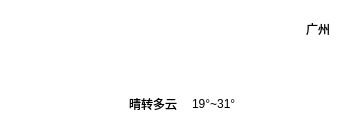
    <widget class="QWidget" name="widget_3" native="true">
     <property name="geometry">
      <rect>
       <x>10</x>
       <y>70</y>
       <width>341</width>
       <height>121</height>
      </rect>
     </property>
     <property name="styleSheet">
      <string notr="true">background-color: rgba(157, 133, 255, 0);
border-radius: 15px</string>
     </property>
     <layout class="QHBoxLayout" name="horizontalLayout_3">
      <property name="spacing">
       <number>8</number>
      </property>
      <item>
       <widget class="QLabel" name="lblTypeIcon">
        <property name="minimumSize">
         <size>
          <width>110</width>
          <height>110</height>
         </size>
        </property>
        <property name="maximumSize">
         <size>
          <width>110</width>
          <height>110</height>
         </size>
        </property>
        <property name="styleSheet">
         <string notr="true">background-color: rgba(255, 255, 255, 0);</string>
        </property>
        <property name="text">
         <string/>
        </property>
        <property name="pixmap">
         <pixmap resource="main.qrc">:/res/type/DuoYun.png</pixmap>
        </property>
        <property name="scaledContents">
         <bool>true</bool>
        </property>
        <property name="alignment">
         <set>Qt::AlignCenter</set>
        </property>
       </widget>
      </item>
      <item>
       <layout class="QVBoxLayout" name="verticalLayout_2">
        <property name="spacing">
         <number>0</number>
        </property>
        <item>
         <layout class="QHBoxLayout" name="horizontalLayout_2">
          <item>
           <widget class="QLabel" name="lblTemp">
            <property name="font">
             <font>
              <family>Arial</family>
              <pointsize>50</pointsize>
              <weight>50</weight>
              <italic>false</italic>
              <bold>false</bold>
             </font>
            </property>
            <property name="styleSheet">
             <string notr="true">color: rgb(255, 255, 255);
font: 50pt &quot;Arial&quot;;
background-color: rgba(0, 255, 255, 0);</string>
            </property>
            <property name="text">
             <string>32°</string>
            </property>
            <property name="scaledContents">
             <bool>true</bool>
            </property>
            <property name="alignment">
             <set>Qt::AlignCenter</set>
            </property>
           </widget>
          </item>
          <item>
           <spacer name="horizontalSpacer_2">
            <property name="orientation">
             <enum>Qt::Horizontal</enum>
            </property>
            <property name="sizeHint" stdset="0">
             <size>
              <width>40</width>
              <height>20</height>
             </size>
            </property>
           </spacer>
          </item>
          <item>
           <layout class="QVBoxLayout" name="verticalLayout">
            <property name="topMargin">
             <number>0</number>
            </property>
            <property name="bottomMargin">
             <number>40</number>
            </property>
            <item>
             <widget class="QLabel" name="lblCity">
              <property name="styleSheet">
               <string notr="true">font: 12pt &quot;Microsoft YaHei UI&quot;;
background-color: rgba(255, 255, 255,0);</string>
              </property>
              <property name="text">
               <string>广州</string>
              </property>
              <property name="alignment">
               <set>Qt::AlignRight|Qt::AlignTrailing|Qt::AlignVCenter</set>
              </property>
             </widget>
            </item>
           </layout>
          </item>
         </layout>
        </item>
        <item>
         <layout class="QHBoxLayout" name="horizontalLayout">
          <property name="spacing">
           <number>6</number>
          </property>
          <property name="sizeConstraint">
           <enum>QLayout::SetDefaultConstraint</enum>
          </property>
          <item>
           <widget class="QLabel" name="lblType">
            <property name="sizePolicy">
             <sizepolicy hsizetype="Preferred" vsizetype="Preferred">
              <horstretch>0</horstretch>
              <verstretch>0</verstretch>
             </sizepolicy>
            </property>
            <property name="styleSheet">
             <string notr="true">background-color: rgba(255, 255, 255,0);
font: 12pt &quot;微软雅黑&quot;;</string>
            </property>
            <property name="text">
             <string>晴转多云</string>
            </property>
            <property name="scaledContents">
             <bool>true</bool>
            </property>
            <property name="alignment">
             <set>Qt::AlignLeading|Qt::AlignLeft|Qt::AlignVCenter</set>
            </property>
           </widget>
          </item>
          <item>
           <widget class="Line" name="line">
            <property name="minimumSize">
             <size>
              <width>0</width>
              <height>15</height>
             </size>
            </property>
            <property name="maximumSize">
             <size>
              <width>16777215</width>
              <height>15</height>
             </size>
            </property>
            <property name="styleSheet">
             <string notr="true">color: rgb(255, 0, 0);</string>
            </property>
            <property name="orientation">
             <enum>Qt::Vertical</enum>
            </property>
           </widget>
          </item>
          <item>
           <widget class="QLabel" name="lblLowHigh">
            <property name="styleSheet">
             <string notr="true">background-color: rgba(255, 255, 255,0);
font: 12pt &quot;微软雅黑&quot;;</string>
            </property>
            <property name="text">
             <string>19°~31°</string>
            </property>
            <property name="alignment">
             <set>Qt::AlignLeading|Qt::AlignLeft|Qt::AlignVCenter</set>
            </property>
           </widget>
          </item>
          <item>
           <spacer name="horizontalSpacer">
            <property name="orientation">
             <enum>Qt::Horizontal</enum>
            </property>
            <property name="sizeHint" stdset="0">
             <size>
              <width>40</width>
              <height>20</height>
             </size>
            </property>
           </spacer>
          </item>
         </layout>
        </item>
       </layout>
      </item>
     </layout>
    </widget>
